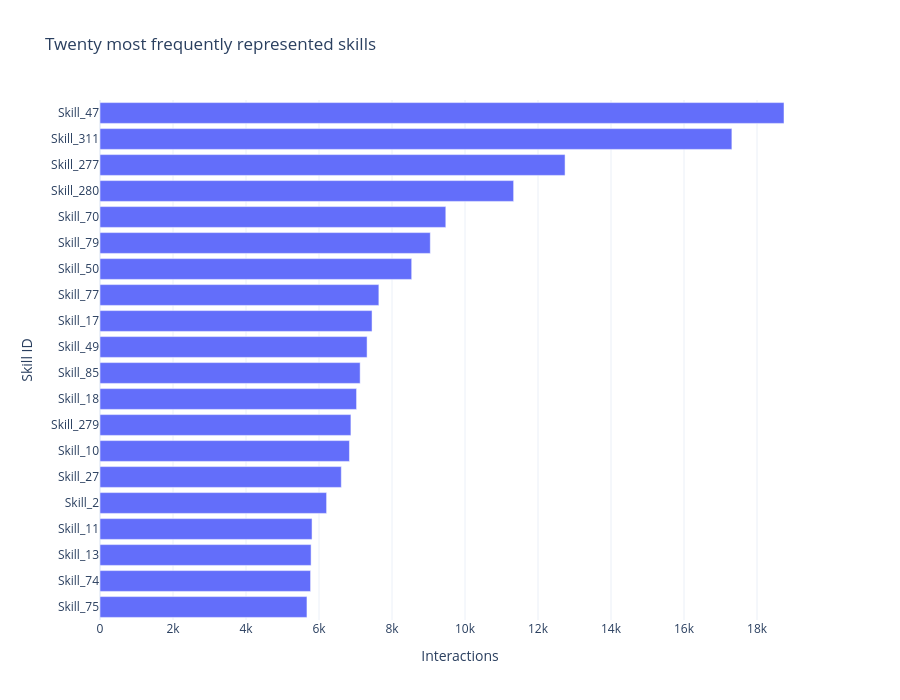

Notebook code cell kept with this figure:
### Code cell
top_skill_volume = skill_summary.nlargest(20, "interactions").sort_values(
    "interactions"
)
fig = px.bar(
    top_skill_volume,
    x="interactions",
    y="skill",
    orientation="h",
    title="Twenty most frequently represented skills",
    labels={"interactions": "Interactions", "skill": "Skill ID"},
    template=PLOT_TEMPLATE,
)
fig.update_yaxes(
    tickmode="array",
    tickvals=top_skill_volume["skill"],
    ticktext=top_skill_volume["skill"],
)
fig.update_layout(height=700, margin={"l": 100})
fig.show()

### Figure 1 — Plotly figure (JSON) as saved in the notebook; plotly's stock layout.template omitted (floating-point values rounded to 4 significant figures)
{"data": [{"hovertemplate": "Interactions=%{x}<br>Skill ID=%{y}<extra></extra>", "legendgroup": "", "marker": {"color": "#636efa", "pattern": {"shape": ""}}, "name": "", "orientation": "h", "showlegend": false, "textposition": "auto", "type": "bar", "x": [5670, 5769, 5783, 5809, 6208, 6611, 6834, 6874, 7029, 7127, 7317, 7453, 7640, 8539, 9049, 9474, 11332, 12741, 17311, 18739], "xaxis": "x", "y": ["Skill_75", "Skill_74", "Skill_13", "Skill_11", "Skill_2", "Skill_27", "Skill_10", "Skill_279", "Skill_18", "Skill_85", "Skill_49", "Skill_17", "Skill_77", "Skill_50", "Skill_79", "Skill_70", "Skill_280", "Skill_277", "Skill_311", "Skill_47"], "yaxis": "y"}], "layout": {"barmode": "relative", "height": 700, "legend": {"tracegroupgap": 0}, "margin": {"l": 100}, "title": {"text": "Twenty most frequently represented skills"}, "xaxis": {"anchor": "y", "domain": [0, 1], "title": {"text": "Interactions"}}, "yaxis": {"anchor": "x", "domain": [0, 1], "tickmode": "array", "ticktext": ["Skill_75", "Skill_74", "Skill_13", "Skill_11", "Skill_2", "Skill_27", "Skill_10", "Skill_279", "Skill_18", "Skill_85", "Skill_49", "Skill_17", "Skill_77", "Skill_50", "Skill_79", "Skill_70", "Skill_280", "Skill_277", "Skill_311", "Skill_47"], "tickvals": ["Skill_75", "Skill_74", "Skill_13", "Skill_11", "Skill_2", "Skill_27", "Skill_10", "Skill_279", "Skill_18", "Skill_85", "Skill_49", "Skill_17", "Skill_77", "Skill_50", "Skill_79", "Skill_70", "Skill_280", "Skill_277", "Skill_311", "Skill_47"], "title": {"text": "Skill ID"}}}}
